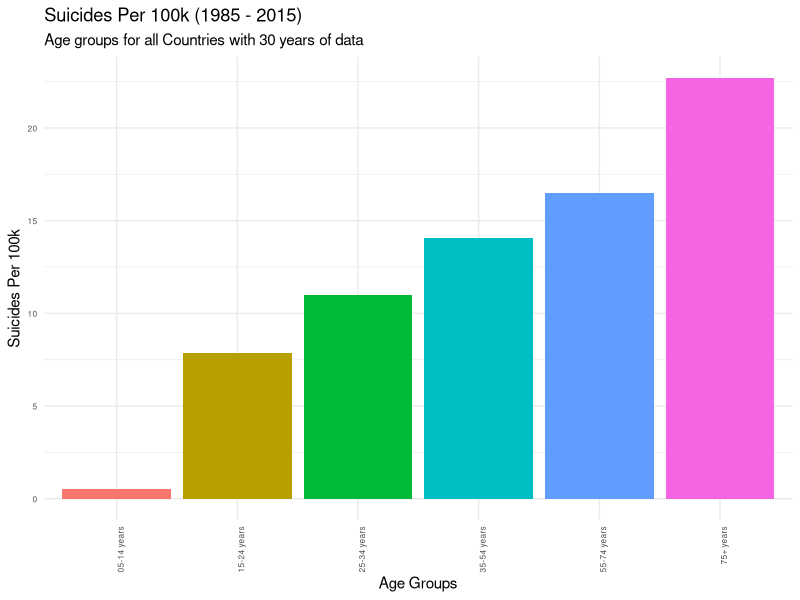
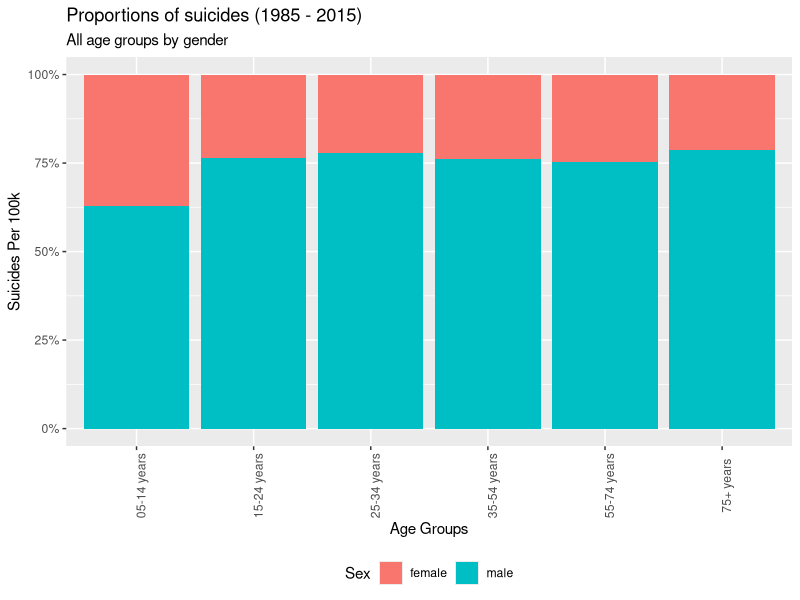
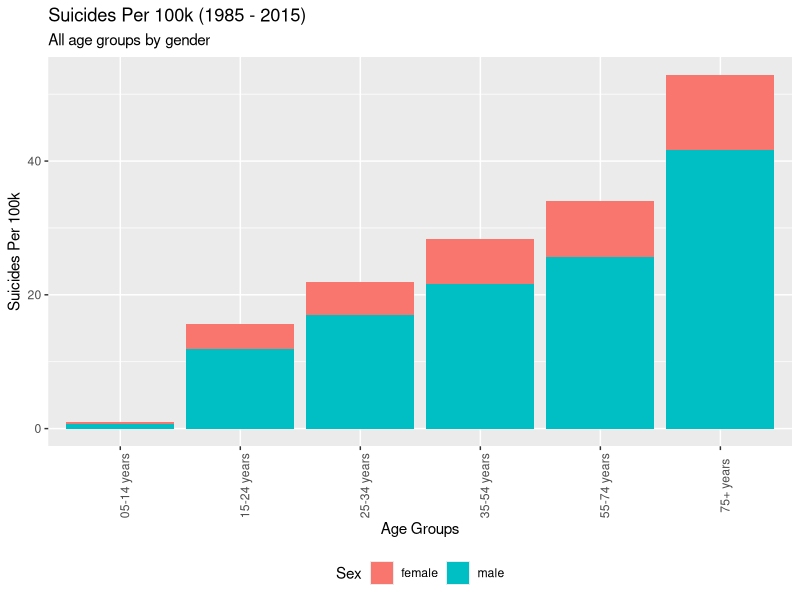
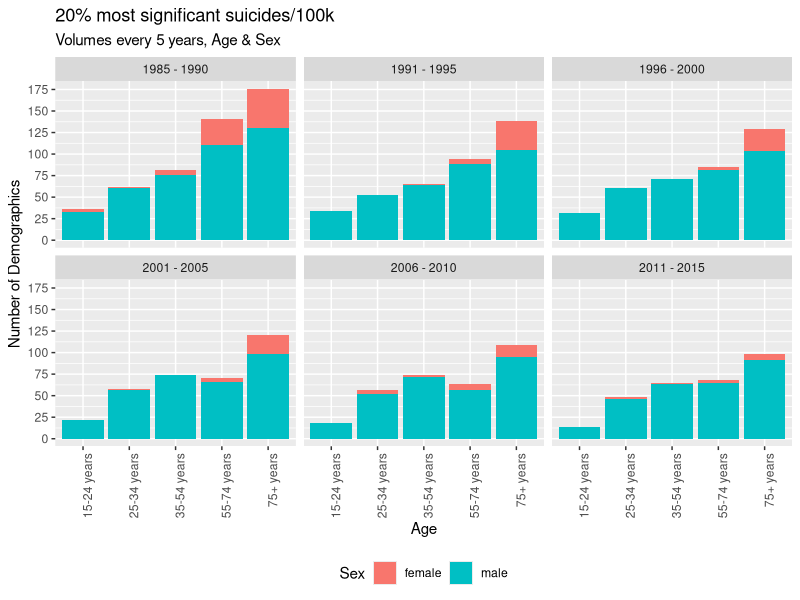

Write R code to recreate these figures, in order.
## Author: Team 49
## Members: rs20acs@herts.ac.uk, pj18aan@herts.ac.uk, vs18abb@herts.ac.uk, dr18abc@herts.ac.uk, zm20abu@herts.ac.uk
## University of Hertfordshire

## References:  
## [1] https://github.com/justmarkham/dplyr-tutorial/blob/master/dplyr-tutorial-2.Rmd#L141

## Load libraries
library(readr) # to load the csv file
library(tidyverse)
## This part of the program loads the kaggle suicide dataset and cleaning.

## Import Suicide Dataset CSV
suicide_dataset <- read.csv("suicide_dataset.csv") ## 27820 observations

## Ignore year 2016 as there are not enough observations.Not all countries have
## suicides reported for the year 2016
## Count rows matching year 2016. 160 rows will be removed as part of this step
### View (df %>%
### filter(year == 2016) %>% 
### summarise(cnt = n()))
suicide_dataset <- suicide_dataset %>%
  filter(year != 2016) ## 27660 observation

## Remove any country with less than 30 years of data. This will result in
## 11076 observations and a total of 30 countries with more than 30 years of data.

suicide_dataset<- suicide_dataset %>%
  group_by(country) %>%
  add_tally() %>%
  filter(n >= 360)

## Rename suicide_dataset columns
names(suicide_dataset)[7] <- "SuicidePer100k"
names(suicide_dataset)[8] <- "CountryYear"
names(suicide_dataset)[9] <- "HDI4Year"
names(suicide_dataset)[10] <- "GDP4Year"
names(suicide_dataset)[11] <- "GDPPerCapita"

## Update 5-14 years data with 05-14 years as it causes issues in plotting
suicide_dataset$age[suicide_dataset$age == "5-14 years"] <- "05-14 years"
#View(suicide_dataset)

## Remove GDP and HDI columns as HDI has very few value and we are not interested
## in GDP data
suicide_dataset <- suicide_dataset %>% select(-HDI4Year, 
                                              -GDP4Year, 
                                              -GDPPerCapita, 
                                              -generation,
                                              -n) #this column is added as part of filtering number of years of data

## Calculate global average number of suicides considering countries with  
## 30 years of data  
global_average <- (sum(as.numeric(suicide_dataset$suicides_no)) / 
                  sum(as.numeric(suicide_dataset$population))) * 100000

## Calculate average suicides in male
suicide_dataset_male <- filter(suicide_dataset, sex == "male") # 5538 observations
global_average_male <- (sum(as.numeric(suicide_dataset_male$suicides_no)) / 
                          sum(as.numeric(suicide_dataset_male$population))) * 100000

## Calculate average suicides in female
suicide_dataset_female <- filter(suicide_dataset, sex == "female") # 5538 observations
global_average_female <- (sum(as.numeric(suicide_dataset_female$suicides_no)) / 
                            sum(as.numeric(suicide_dataset_female$population))) * 100000

## What is the population for a country by year? This question needs to be answered
## as the popoulation column original dataset is for country-year-sex-age combination
population_by_country <- suicide_dataset %>%
  group_by(country, year) %>%
  summarize(population = sum(as.numeric(population)))


############################################################
#Task 1 - Suicide rate per 100k over all age groups
##########################################################

## STEP-1: Calculate global average number of suicides per 100k for all age groups with 30 years of data
suicide_by_age <- suicide_dataset %>%
  group_by(age) %>%
  summarize(n = n(), 
            suicides = sum(as.numeric(suicides_no)), 
            population = sum(as.numeric(population)), 
            suicide_per_100k = (suicides / population) * 100000) %>%
  arrange(suicide_per_100k)

## STEP-2: Rearranging the x axis by ascending order.
suicide_by_age$age <- factor(suicide_by_age$age,
                             levels = rev(suicide_by_age$age[order(-suicide_by_age$suicide_per_100k)]))

## STEP-3: Results (Graph) to show the Suicide rate per 100k over all age groups using bar plot.......
task1 <- ggplot(suicide_by_age, aes(x=age, y=suicide_per_100k, fill = age)) + 
  geom_bar(stat="identity")+ 
  theme_minimal() + 
  theme(axis.text=element_text(size=6)) +
  labs(title="Suicides Per 100k (1985 - 2015)", 
       subtitle = "Age groups for all Countries with 30 years of data",
       x = "Age Groups", 
       y = "Suicides Per 100k") + 
  theme(legend.position = "none") + 
  theme(axis.text.x = element_text(angle = 90, hjust = 1))

########################################################################################
#Task 2 - Suicide rate/100k over all genders, age groups (Stacked graph to show proportion)
######################################################################################################

## STEP-1: Calculate global average number of suicides per 100k for all gender, age groups with 30 years of data
df_agegroup_gender <- suicide_dataset %>%
  group_by(age, sex) %>%
  summarize(suicide_per_100k = (sum(as.numeric(suicides_no)) / sum(as.numeric(population))) * 100000)

## STEP-2: Results (Graph) to show the Suicide rate per 100k over all genders, age groups using Stacked graph....
task2 <- ggplot(df_agegroup_gender, aes(y = suicide_per_100k, x = age, fill = sex, label = round(suicide_per_100k, digits = 1))) + 
  geom_bar(position = "fill", stat = "identity") +
  scale_y_continuous(labels = scales::percent) +
  labs(title = "Proportions of suicides (1985 - 2015)",
       subtitle = "All age groups by gender", 
       x = "Age Groups", 
       y = "Suicides Per 100k",
       fill = "Sex") + 
  theme(axis.text.x = element_text(angle = 90)) +
  theme(legend.position = "bottom")

################################################################################################################
#Task 3 - Suicide rate/100k over all genders, age groups (Stacked graph to show proportion by absolute numbers)
################################################################################################################

## STEP-1: Results (Graph) to show the Suicide rate per 100k over all genders, age groups using Stacked graph....
task3 <- ggplot(df_agegroup_gender, mapping = aes(x = age, y = suicide_per_100k, fill = sex)) + 
  geom_bar(stat = "identity") +
  labs(title="Suicides Per 100k (1985 - 2015)",
       subtitle = "All age groups by gender",
       x = "Age Groups", 
       y = "Suicides Per 100k",
       fill = "Sex") + 
  theme(axis.text.x = element_text(angle = 90)) +
  theme(legend.position = "bottom")

################################################################################
## Task 6 - Suicides rates/100k trends for all age groups every 5 years
################################################################################
top_20percent_suicides <- suicide_dataset %>%
  mutate(suicides_per_100k = suicides_no * 100000 / population) %>%
  arrange(desc(suicides_per_100k)) %>%
  head(n = round(nrow(.) * 20 / 100))

top_20percent_suicides$time <- ifelse(top_20percent_suicides$year <= 1990, "1985 - 1990", 
                                      ifelse(top_20percent_suicides$year <= 1995, "1991 - 1995", 
                                             ifelse(top_20percent_suicides$year <= 2000, "1996 - 2000",
                                                    ifelse(top_20percent_suicides$year <= 2005, "2001 - 2005",
                                                           ifelse(top_20percent_suicides$year <= 2010, "2006 - 2010",
                                                                  "2011 - 2015")))))

View(top_20percent_suicides)

task6 <- ggplot(top_20percent_suicides, aes(x = age, fill = sex)) + 
  geom_bar() + 
  labs(title = "20% most significant suicides/100k", 
       subtitle = "Volumes every 5 years, Age & Sex",
       x = "Age", 
       y = "Number of Demographics", 
       fill = "Sex") + 
  facet_wrap(~ time) + 
  scale_y_continuous(breaks = seq(0, 300, 25)) + 
  theme(legend.position = "bottom") + 
  theme(axis.text.x = element_text(angle = 90, hjust = 1))


################################################################################################################
#Task 4 - Collecting all the plots and putting then in a visualization.pdf file
################################################################################################################

pdf("visualization.pdf")

print(task1)
print(task2)
print(task3)
print(task6)

dev.off()

